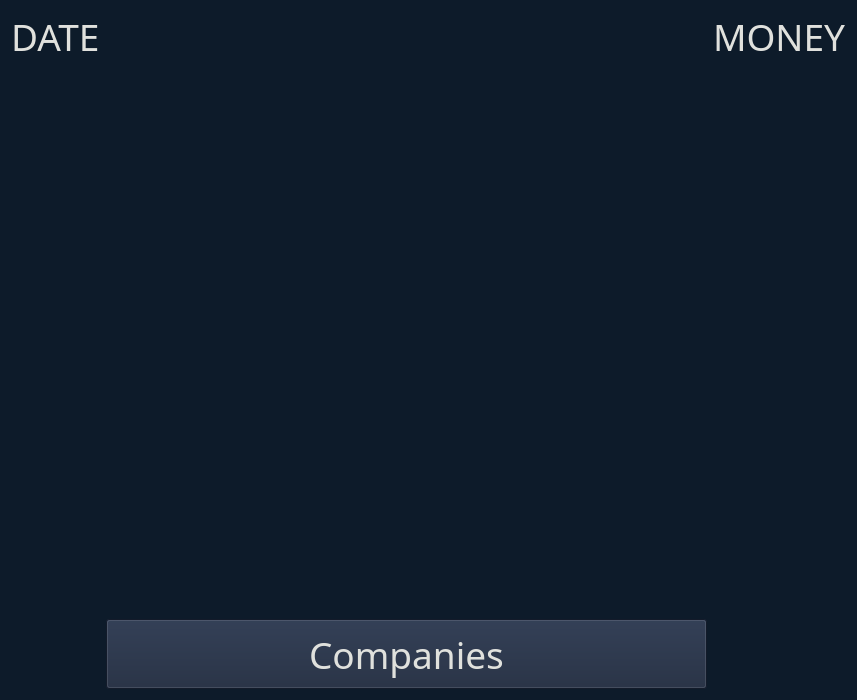
<?xml version="1.0" encoding="UTF-8"?>
<ui version="4.0">
 <class>Form</class>
 <widget class="QWidget" name="Form">
  <property name="windowModality">
   <enum>Qt::NonModal</enum>
  </property>
  <property name="geometry">
   <rect>
    <x>0</x>
    <y>0</y>
    <width>857</width>
    <height>700</height>
   </rect>
  </property>
  <property name="baseSize">
   <size>
    <width>1000</width>
    <height>1000</height>
   </size>
  </property>
  <property name="font">
   <font>
    <family>Segoe Print</family>
    <pointsize>28</pointsize>
   </font>
  </property>
  <property name="windowTitle">
   <string>Form</string>
  </property>
  <property name="whatsThis">
   <string>&lt;html&gt;&lt;head/&gt;&lt;body&gt;&lt;p&gt;qwe&lt;/p&gt;&lt;/body&gt;&lt;/html&gt;</string>
  </property>
  <property name="layoutDirection">
   <enum>Qt::LeftToRight</enum>
  </property>
  <property name="autoFillBackground">
   <bool>false</bool>
  </property>
  <property name="styleSheet">
   <string notr="true">QWidget{background-color: #0D1B2A;
color: #E0E1DD;}
QPushButton{
background-color: #1B263B;
}</string>
  </property>
  <layout class="QGridLayout" name="gridLayout">
   <item row="2" column="1">
    <widget class="QPushButton" name="pushButton">
     <property name="minimumSize">
      <size>
       <width>0</width>
       <height>70</height>
      </size>
     </property>
     <property name="styleSheet">
      <string notr="true"/>
     </property>
     <property name="text">
      <string>Companies</string>
     </property>
    </widget>
   </item>
   <item row="0" column="1">
    <spacer name="horizontalSpacer">
     <property name="orientation">
      <enum>Qt::Horizontal</enum>
     </property>
     <property name="sizeHint" stdset="0">
      <size>
       <width>40</width>
       <height>20</height>
      </size>
     </property>
    </spacer>
   </item>
   <item row="0" column="2">
    <widget class="QLabel" name="label">
     <property name="text">
      <string>MONEY</string>
     </property>
    </widget>
   </item>
   <item row="0" column="0">
    <widget class="QLabel" name="label_2">
     <property name="text">
      <string>DATE</string>
     </property>
    </widget>
   </item>
   <item row="1" column="1">
    <spacer name="verticalSpacer">
     <property name="orientation">
      <enum>Qt::Vertical</enum>
     </property>
     <property name="sizeHint" stdset="0">
      <size>
       <width>20</width>
       <height>40</height>
      </size>
     </property>
    </spacer>
   </item>
  </layout>
 </widget>
 <resources/>
 <connections/>
</ui>
